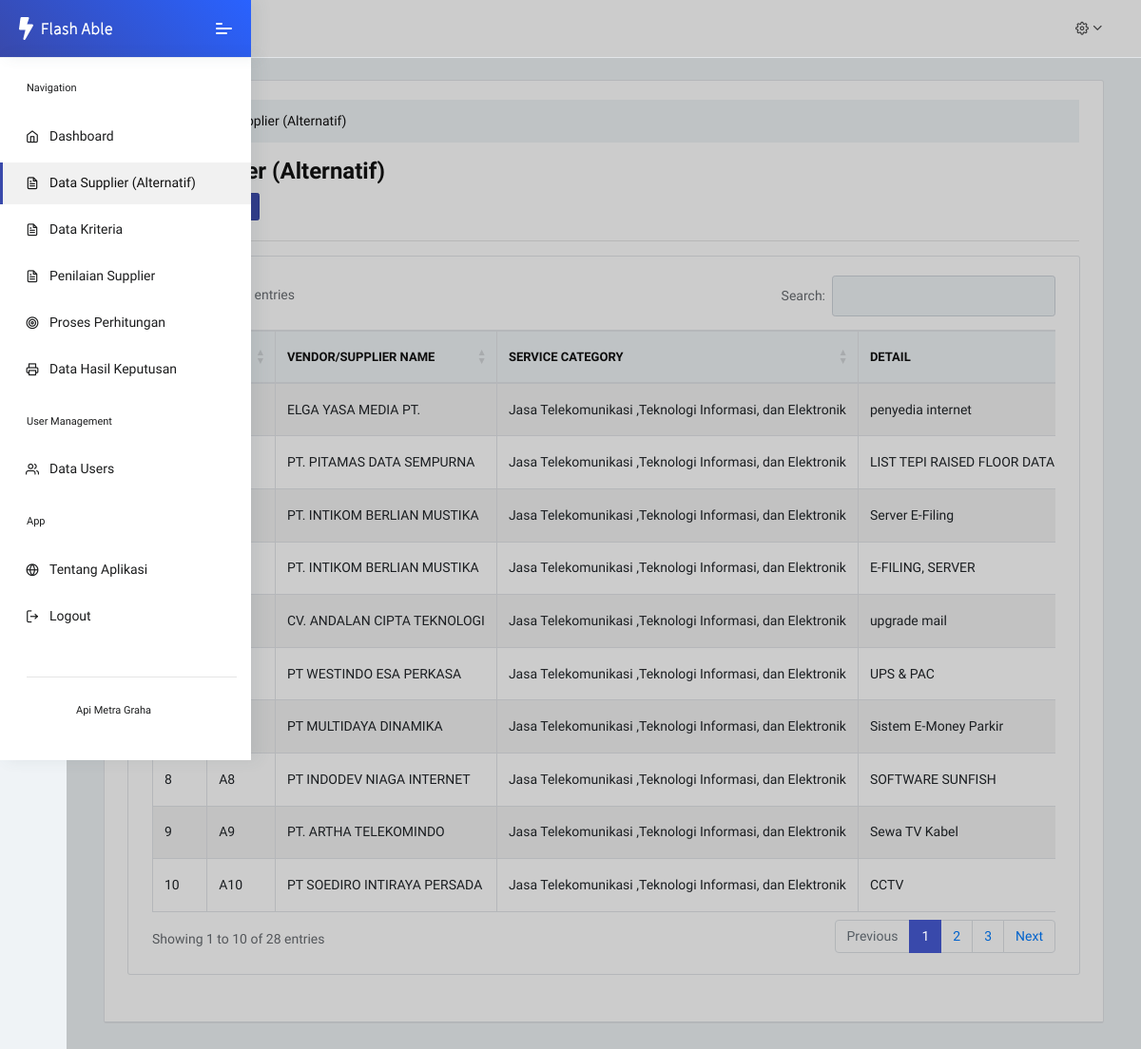
The page /alternatif.php on the database its author committed.
### tables this page shows
CREATE TABLE `alternatif` (
  `id_alt` int(11) NOT NULL,
  `kode_alt` varchar(11) NOT NULL,
  `nama_alt` varchar(150) NOT NULL,
  `kategori` varchar(150) NOT NULL,
  `detail` varchar(50) DEFAULT NULL,
  `phone` varchar(150) DEFAULT NULL,
  `contact_name` varchar(150) DEFAULT NULL,
  `address` varchar(150) DEFAULT NULL
);

### alternatif.php (the view, shortened to what this page needs)
<?php
require "functions.php";
require('templates/header.php');
require('templates/navbar.php');
$alternatif = mysqli_query($conn, "SELECT * FROM alternatif");
?>
<div class="pcoded-main-container">
    <div class="pcoded-wrapper">
        <div class="pcoded-content">
            <div class="pcoded-inner-content">
                <div class="main-body">
                    <div class="col-xl-12 col-xl-12">
                        <div class="card card-social">
                            <div class="card-block border-bottom">
                                <ol class="breadcrumb">
                                    <li class="breadcrumb-item"><a href="index.php">Home</a></li>
                                    <li class="breadcrumb-item active" aria-current="page">Data Supplier (Alternatif)</li>
                                </ol>
                                <h3>Data Supplier (Alternatif)</h3>
                                <a href="add-alternatif.php" class="btn btn-primary btn-sm">
                              </a>
                              <hr>
                              <div class="page-wrapper">
                                <div class="row">
                                    <div class="col-md-12">
                                        <div class="card">
                                            <div class="card-body table-border-style">
                                                <div class="table-responsive">
                                <table id="example" class="table table-striped table-bordered" style="width:100%">
                                    <thead>
                                        <tr>
                                            <th>No</th>
                                            <th>Kode</th>
                                            <th>Vendor/Supplier Name</th>
                                            <th>Service Category</th>
                                            <th>Detail</th>
                                        </tr>
                                    </thead>
                                    <tbody>
                                        <?php $i = 1; ?>
                                        <?php foreach ($alternatif as $alt) : ?>
                                        <tr>
                                            <td><?= $i++; ?></td>
                                            <td><?= $alt['kode_alt']; ?></td>
                                            <td><?= $alt['nama_alt']; ?></td>
                                            <td><?= $alt['kategori']; ?></td>
                                            <td><?= $alt['detail']; ?></td>
                                        </tr>
                                        <?php endforeach; ?>
                                    </tbody>
                                </table>
                            </div>
                        </div>
                    </div>
                </div>
            </div>
        </div>
    </div>
                    </div>
                </div>
            </div>
        </div>
    </div>
</div>
<?php
require('templates/footer.php');
?>

### templates/header.php (shortened to what this page needs)
<!DOCTYPE html>
<html lang="en">
<head>
    <link rel="stylesheet" href="./assets/fonts/fontawesome/css/fontawesome-all.min.css">
    <link rel="stylesheet" href="./assets/plugins/animation/css/animate.min.css">
    <link rel="stylesheet" href="./assets/css/style.css">
    <link rel="stylesheet" type="text/css" href="https://cdn.datatables.net/1.11.3/css/dataTables.bootstrap4.min.css">
</head>

### templates/navbar.php (shortened to what this page needs)
<body class="">
    <nav class="pcoded-navbar menupos-fixed menu-light brand-blue ">
        <div class="navbar-wrapper ">
            <div class="navbar-brand header-logo">
                <a href="index.php" class="b-brand">
                    <img src="./assets/images/logo.svg" alt="" class="logo images">
                </a>
                <a class="mobile-menu" id="mobile-collapse" href="#!"><span></span></a>
            </div>
            <div class="navbar-content scroll-div">
                <ul class="nav pcoded-inner-navbar">
                    <li class="nav-item pcoded-menu-caption">
                        <label>Navigation</label>
                    </li>
                    <li class="nav-item">
                        <a href="index.php" class="nav-link"><span class="pcoded-micon"><i class="feather icon-home"></i></span><span class="pcoded-mtext">Dashboard</span></a>
                    </li>
                    <li class="nav-item">
                        <a href="alternatif.php" class="nav-link"><span class="pcoded-micon"><i class="feather icon-file-text"></i></span><span class="pcoded-mtext">Data Supplier (Alternatif)</span></a>
                    </li>
                    <li class="nav-item">
                        <a href="kriteria.php" class="nav-link"><span class="pcoded-micon"><i class="feather icon-file-text"></i></span><span class="pcoded-mtext">Data Kriteria</span></a>
                    </li>
                    <li class="nav-item">
                        <a href="nilai-alternatif.php" class="nav-link"><span class="pcoded-micon"><i class="feather icon-file-text"></i></span><span class="pcoded-mtext">Penilaian Supplier</span></a>
                    </li>
                    <li class="nav-item">
                        <a href="proses-mpe.php" class="nav-link"><span class="pcoded-micon"><i class="feather icon-target"></i></span><span class="pcoded-mtext">Proses Perhitungan</span></a>
                    </li>
                    <li class="nav-item">
                        <a href="hasil-keputusan.php" class="nav-link"><span class="pcoded-micon"><i class="feather icon-printer"></i></span><span class="pcoded-mtext">Data Hasil Keputusan</span></a>
                    </li>
                    <li class="nav-item pcoded-menu-caption">
                        <label>User Management</label>
                    </li>
                    <li class="nav-item">
                        <a href="user.php" class="nav-link"><span class="pcoded-micon"><i class="feather icon-users"></i></span><span class="pcoded-mtext">Data Users</span></a>
                    </li>
                    <li class="nav-item pcoded-menu-caption">
                        <label>App</label>
                    </li>
                    <li class="nav-item">
                        <a href="tentang-aplikasi.php" class="nav-link"><span class="pcoded-micon"><i class="feather icon-globe"></i></span><span class="pcoded-mtext">Tentang Aplikasi</span></a>
                    </li>
                    <li class="nav-item">
                        <a href="login.php" class="nav-link"><span class="pcoded-micon"><i class="feather icon-log-out"></i></span><span class="pcoded-mtext">Logout</span></a>
                    </li>
                    <li class="nav-item pcoded-menu-caption">
                        <hr>
                        <a href="#" class="nav-link"><span class="pcoded-micon"><i class=""></i></span><span class="pcoded-mtext">Api Metra Graha</span></a>
                    </li>
                </ul>
            </div>
        </div>
    </nav>
    <header class="navbar pcoded-header navbar-expand-lg navbar-light headerpos-fixed">
        <div class="collapse navbar-collapse">
            <ul class="navbar-nav ml-auto">
                <li>
                    <div class="dropdown drp-user">
                        <a href="#" class="dropdown-toggle" data-toggle="dropdown">
                            <i class="icon feather icon-settings"></i>
                        </a>
                    </div>
                </li>
            </ul>
        </div>
    </header>

### templates/footer.php (shortened to what this page needs)
</body>
</html>

### rows shown on the page
alternatif: nama_alt "ELGA YASA MEDIA PT.", kategori "Jasa Telekomunikasi ,Teknologi Informasi, dan Elektronik", detail "penyedia internet"
alternatif: nama_alt "PT. PITAMAS DATA SEMPURNA", kategori "Jasa Telekomunikasi ,Teknologi Informasi, dan Elektronik", detail "LIST TEPI RAISED FLOOR DATA…"
alternatif: nama_alt "PT. INTIKOM BERLIAN MUSTIKA", kategori "Jasa Telekomunikasi ,Teknologi Informasi, dan Elektronik", detail "Server E-Filing"
alternatif: nama_alt "PT. INTIKOM BERLIAN MUSTIKA", kategori "Jasa Telekomunikasi ,Teknologi Informasi, dan Elektronik", detail "E-FILING, SERVER"
alternatif: nama_alt "CV. ANDALAN CIPTA TEKNOLOGI", kategori "Jasa Telekomunikasi ,Teknologi Informasi, dan Elektronik", detail "upgrade mail"
alternatif: nama_alt "PT WESTINDO ESA PERKASA", kategori "Jasa Telekomunikasi ,Teknologi Informasi, dan Elektronik", detail "UPS & PAC"
alternatif: nama_alt "PT MULTIDAYA DINAMIKA", kategori "Jasa Telekomunikasi ,Teknologi Informasi, dan Elektronik", detail "Sistem E-Money Parkir"
alternatif: kode_alt "A8", nama_alt "PT INDODEV NIAGA INTERNET", kategori "Jasa Telekomunikasi ,Teknologi Informasi, dan Elektronik", detail "SOFTWARE SUNFISH"
alternatif: kode_alt "A9", nama_alt "PT. ARTHA TELEKOMINDO", kategori "Jasa Telekomunikasi ,Teknologi Informasi, dan Elektronik", detail "Sewa TV Kabel"
alternatif: kode_alt "A10", nama_alt "PT SOEDIRO INTIRAYA PERSADA", kategori "Jasa Telekomunikasi ,Teknologi Informasi, dan Elektronik", detail "CCTV"
